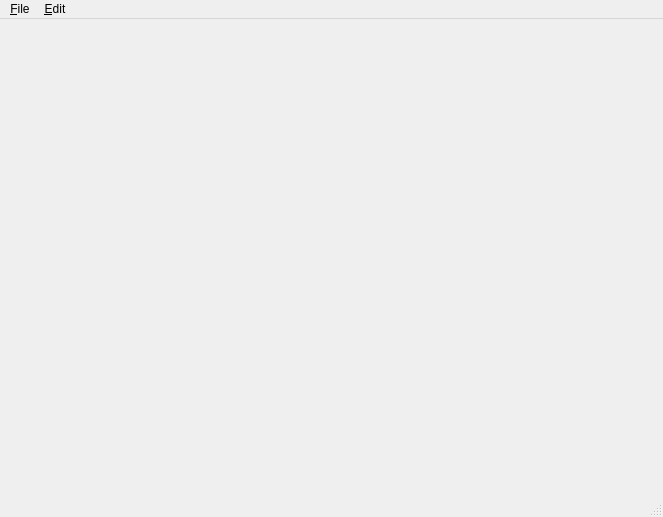
<?xml version="1.0" encoding="UTF-8"?>
<ui version="4.0">
 <class>mainWindow</class>
 <widget class="QMainWindow" name="mainWindow">
  <property name="geometry">
   <rect>
    <x>0</x>
    <y>0</y>
    <width>663</width>
    <height>517</height>
   </rect>
  </property>
  <property name="windowTitle">
   <string>MainWindow</string>
  </property>
  <widget class="QWidget" name="centralwidget"/>
  <widget class="QMenuBar" name="menubar">
   <property name="geometry">
    <rect>
     <x>0</x>
     <y>0</y>
     <width>663</width>
     <height>22</height>
    </rect>
   </property>
   <widget class="QMenu" name="menuFile">
    <property name="title">
     <string>&amp;File</string>
    </property>
    <addaction name="actionNew_File"/>
    <addaction name="separator"/>
    <addaction name="actionOpen_File"/>
    <addaction name="actionOpen_Folder"/>
    <addaction name="separator"/>
    <addaction name="actionSave"/>
   </widget>
   <widget class="QMenu" name="menuEdit">
    <property name="title">
     <string>&amp;Edit</string>
    </property>
   </widget>
   <addaction name="menuFile"/>
   <addaction name="menuEdit"/>
  </widget>
  <widget class="QStatusBar" name="statusbar"/>
  <action name="actionOpen_File">
   <property name="text">
    <string>Open File..</string>
   </property>
   <property name="shortcut">
    <string>Ctrl+O</string>
   </property>
  </action>
  <action name="actionSave">
   <property name="text">
    <string>Save</string>
   </property>
   <property name="shortcut">
    <string>Ctrl+S</string>
   </property>
  </action>
  <action name="actionNew_File">
   <property name="text">
    <string>New File</string>
   </property>
   <property name="shortcut">
    <string>Ctrl+N</string>
   </property>
  </action>
  <action name="actionOpen_Folder">
   <property name="text">
    <string>Open Folder..</string>
   </property>
   <property name="shortcut">
    <string>Ctrl+K, Ctrl+N</string>
   </property>
  </action>
 </widget>
 <resources/>
 <connections/>
</ui>
